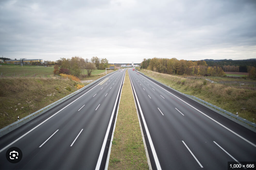
#> input picture hough_transform/python/1.png, 256 x 170 px, shrunk from 969 x 645 before the run, found by its file name
$ python transform_by_hand.py
#> lines starting #> are read from the running program, lines starting #| are printed output that depends on the picture; after the words box and inside, x2 and y2 are one past the last pixel; in counts of white or black regions, pixels touching at a corner belong together
import cv2
import numpy as np

# Load the image
image = cv2.imread('/home/uko9054/ce392/CE392-Assignments/hough_transform/python/1.png')
#> image is the input picture: shape (170, 256, 3); mean B, G, R 140, 142.2, 141.8

# Convert it to grayscale
gray = cv2.cvtColor(image, cv2.COLOR_BGR2GRAY)
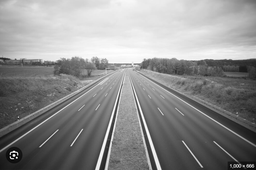
#> gray: shape (170, 256); min 0, max 255, mean 141.8

cv2.imwrite('gray.png', gray)


# Apply Canny edge detection
edges = cv2.Canny(gray, 100, 150, apertureSize=3)
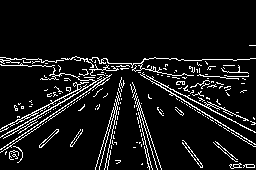
#> edges: shape (170, 256); 8.3% white in thin lines or dots, all inside (x1, y1, x2, y2) = (0, 45, 256, 170)

cv2.imwrite('edges.png', edges)


img_height, img_width = edges.shape
#> img_height = 170; img_width = 256

theta_max = 90
theta_min = -90
thetas = np.deg2rad(np.arange(theta_min, theta_max))
rho_max = int(np.round(np.sqrt(img_height**2 + img_width ** 2)))
#> rho_max = 307
accumulator = np.zeros((2 * rho_max, len(thetas)), dtype=np.uint64)

for y in range(img_height):
    for x in range(img_width):
        if edges[y, x] > 0:  # Edge pixel
            for theta in range(len(thetas)):
                rho = int((x * np.cos(thetas[theta])) + (y * np.sin(thetas[theta]))) + rho_max
                accumulator[rho, theta] += 1
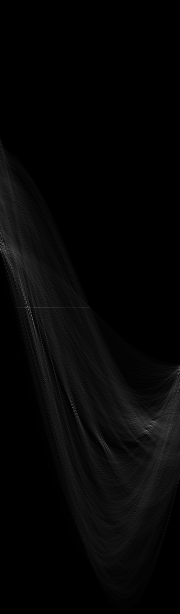
#> accumulator: shape (614, 180) uint64; min 0, max 116, mean 5.9

threshold = 200  # Threshold of votes to be considered a line
lines = np.where(accumulator > threshold)
#> lines = (empty array, empty array)

for rho_minus_rho_max, theta in zip(*lines):
    rho = rho_minus_rho_max - rho_max
    a = np.cos(thetas[theta])
    b = np.sin(thetas[theta])
    x0 = (a * rho)
    y0 = (b * rho)
    x1 = int(x0 + 1000 * (-b))
    y1 = int(y0 + 1000 * (a))
    x2 = int(x0 - 1000 * (-b))
    y2 = int(y0 - 1000 * (a))

    cv2.line(image, (x1, y1), (x2, y2), (255, 0, 0), 2)

# [8 lines of commented-out code are left out]
cv2.imwrite('output.png', image)
